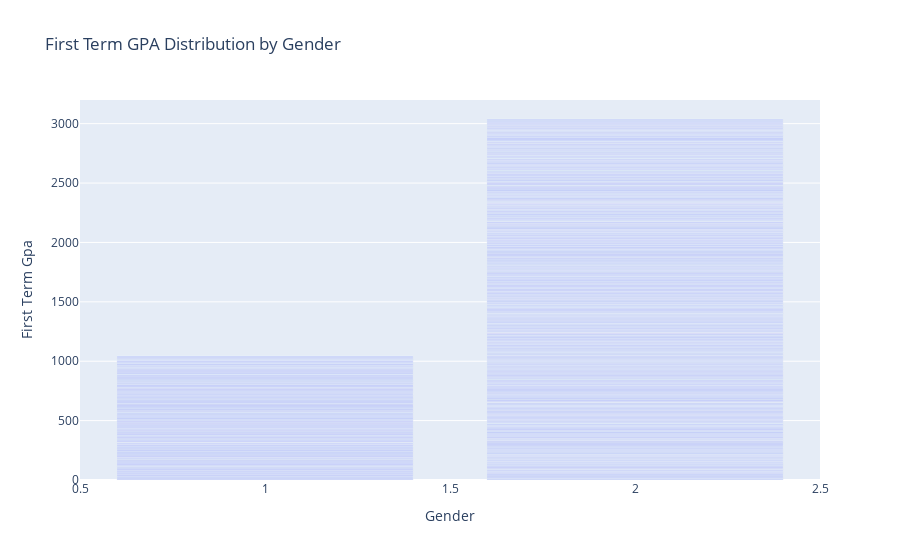
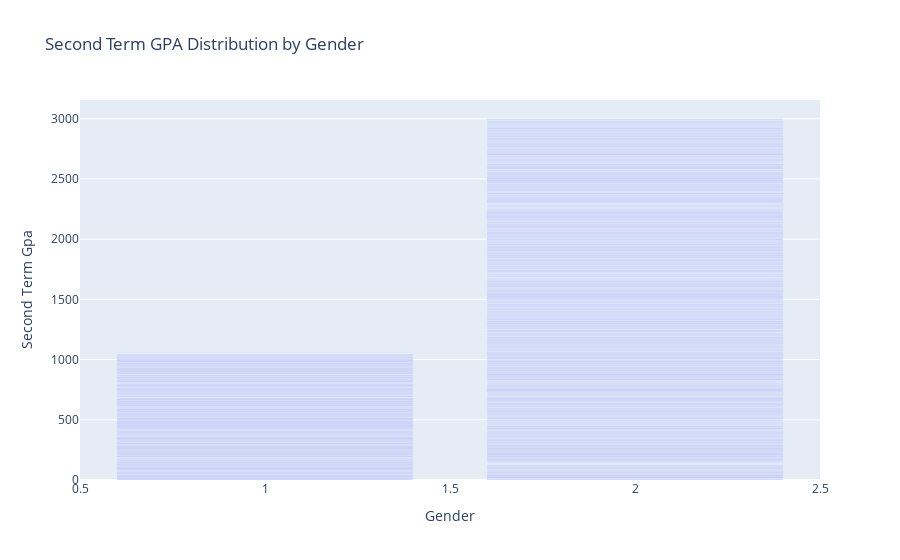

Here is the notebook cell these charts were saved with, in order:
### Code cell
#Here with this visualization we are trying to compare First Term Gpa and Second Term Gpa for each gender:-
fig = px.bar(df, 
             x='Gender', 
             y='First Term Gpa', 
             title="First Term GPA Distribution by Gender")
fig.show()

fig = px.bar(df, 
             x='Gender', 
             y='Second Term Gpa', 
             title="Second Term GPA Distribution by Gender")
fig.show()

### Figure 1 — Plotly figure (JSON) as saved in the notebook; plotly's stock layout.template omitted (floating-point values rounded to 4 significant figures; data arrays with more than 128 entries replaced by an {"elided": "..."} marker saying what was removed)
{"data": [{"alignmentgroup": "True", "hovertemplate": "Gender=%{x}<br>First Term Gpa=%{y}<extra></extra>", "legendgroup": "", "marker": {"color": "#636efa", "pattern": {"shape": ""}}, "name": "", "offsetgroup": "", "orientation": "v", "showlegend": false, "textposition": "auto", "type": "bar", "x": {"elided": "1432 int values"}, "xaxis": "x", "y": {"elided": "1432 float values"}, "yaxis": "y"}], "layout": {"autosize": true, "barmode": "relative", "legend": {"tracegroupgap": 0}, "title": {"text": "First Term GPA Distribution by Gender"}, "xaxis": {"anchor": "y", "autorange": true, "domain": [0, 1], "range": [0.5, 2.5], "title": {"text": "Gender"}, "type": "linear"}, "yaxis": {"anchor": "x", "autorange": true, "domain": [0, 1], "range": [0, 3199.0], "title": {"text": "First Term Gpa"}, "type": "linear"}}}

### Figure 2 — Plotly figure (JSON) as saved in the notebook; plotly's stock layout.template omitted (floating-point values rounded to 4 significant figures; data arrays with more than 128 entries replaced by an {"elided": "..."} marker saying what was removed)
{"data": [{"alignmentgroup": "True", "hovertemplate": "Gender=%{x}<br>Second Term Gpa=%{y}<extra></extra>", "legendgroup": "", "marker": {"color": "#636efa", "pattern": {"shape": ""}}, "name": "", "offsetgroup": "", "orientation": "v", "showlegend": false, "textposition": "auto", "type": "bar", "x": {"elided": "1432 int values"}, "xaxis": "x", "y": {"elided": "1432 float values"}, "yaxis": "y"}], "layout": {"autosize": true, "barmode": "relative", "legend": {"tracegroupgap": 0}, "title": {"text": "Second Term GPA Distribution by Gender"}, "xaxis": {"anchor": "y", "autorange": true, "domain": [0, 1], "range": [0.5, 2.5], "title": {"text": "Gender"}, "type": "linear"}, "yaxis": {"anchor": "x", "autorange": true, "domain": [0, 1], "range": [0, 3156.0], "title": {"text": "Second Term Gpa"}, "type": "linear"}}}
